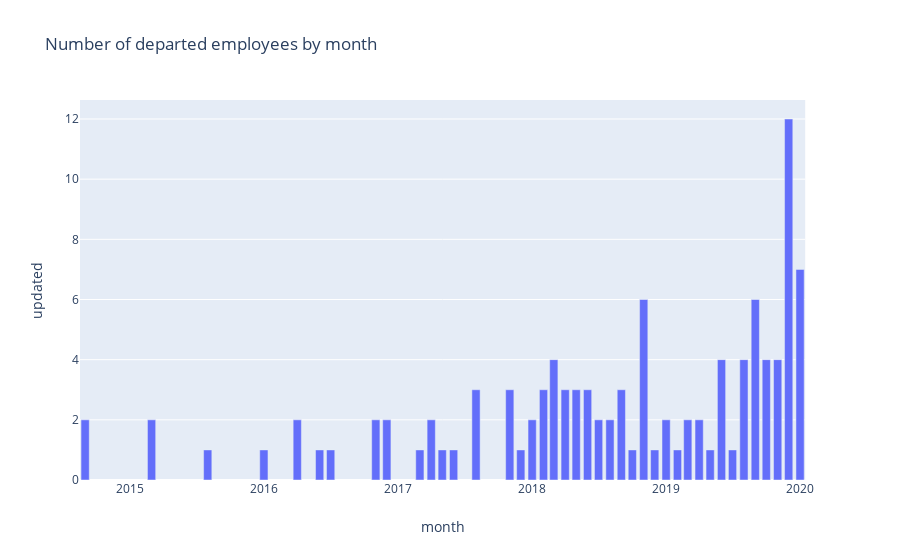

The cell this chart's notebook holds for it:
### Code cell
import plotly.express as px

title = "Number of departed employees by month"
fig = px.bar(departues_by_month, x="month", y="updated", title=title)
fig.show()

### Figure 1 — Plotly figure (JSON) as saved in the notebook; plotly's stock layout.template omitted (floating-point values rounded to 4 significant figures)
{"data": [{"alignmentgroup": "True", "hoverlabel": {"namelength": 0}, "hovertemplate": "month=%{x}<br>updated=%{y}", "legendgroup": "", "marker": {"color": "#636efa"}, "name": "", "offsetgroup": "", "orientation": "v", "showlegend": false, "textposition": "auto", "type": "bar", "x": ["2014-09-01T00:00:00", "2015-03-01T00:00:00", "2015-08-01T00:00:00", "2016-01-01T00:00:00", "2016-04-01T00:00:00", "2016-06-01T00:00:00", "2016-07-01T00:00:00", "2016-11-01T00:00:00", "2016-12-01T00:00:00", "2017-03-01T00:00:00", "2017-04-01T00:00:00", "2017-05-01T00:00:00", "2017-06-01T00:00:00", "2017-08-01T00:00:00", "2017-11-01T00:00:00", "2017-12-01T00:00:00", "2018-01-01T00:00:00", "2018-02-01T00:00:00", "2018-03-01T00:00:00", "2018-04-01T00:00:00", "2018-05-01T00:00:00", "2018-06-01T00:00:00", "2018-07-01T00:00:00", "2018-08-01T00:00:00", "2018-09-01T00:00:00", "2018-10-01T00:00:00", "2018-11-01T00:00:00", "2018-12-01T00:00:00", "2019-01-01T00:00:00", "2019-02-01T00:00:00", "2019-03-01T00:00:00", "2019-04-01T00:00:00", "2019-05-01T00:00:00", "2019-06-01T00:00:00", "2019-07-01T00:00:00", "2019-08-01T00:00:00", "2019-09-01T00:00:00", "2019-10-01T00:00:00", "2019-11-01T00:00:00", "2019-12-01T00:00:00", "2020-01-01T00:00:00"], "xaxis": "x", "y": [2, 2, 1, 1, 2, 1, 1, 2, 2, 1, 2, 1, 1, 3, 3, 1, 2, 3, 4, 3, 3, 3, 2, 2, 3, 1, 6, 1, 2, 1, 2, 2, 1, 4, 1, 4, 6, 4, 4, 12, 7], "yaxis": "y"}], "layout": {"autosize": true, "barmode": "relative", "legend": {"tracegroupgap": 0}, "title": {"text": "Number of departed employees by month"}, "xaxis": {"anchor": "y", "autorange": true, "domain": [0, 0.98], "range": ["2014-08-18", "2020-01-15"], "title": {"text": "month"}, "type": "date"}, "yaxis": {"anchor": "x", "autorange": true, "domain": [0, 1], "range": [0, 12.63], "title": {"text": "updated"}, "type": "linear"}}}
